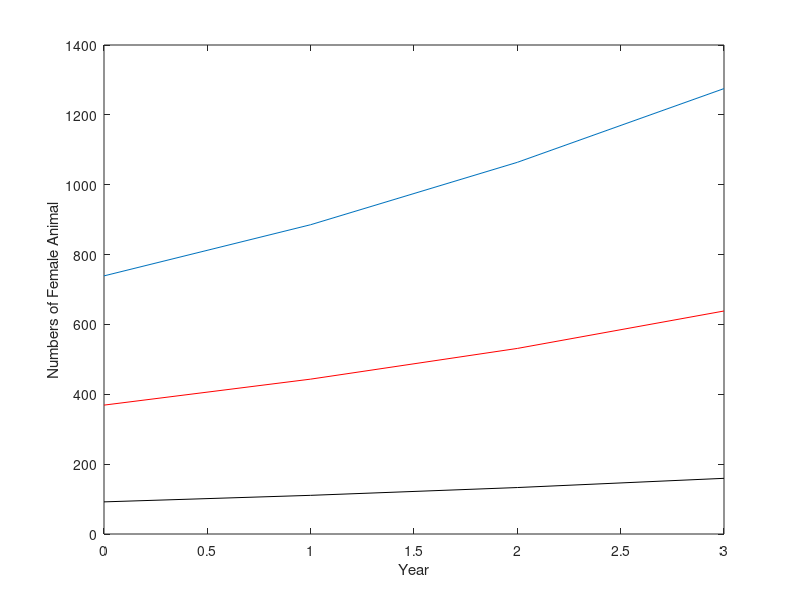

MATLAB code for this plot:
clear;clc;

L=[0 2.3 0.4;
   0.6 0 0;
   0 0.3 0];
x=[739 369 92]';
t=0:3;
y1=L*x;
y2=L*y1;
y3=L*y2;
figure(2);clf;
plot(t,[x(1) y1(1) y2(1) y3(1)]);
hold on;
plot(t,[x(2) y1(2) y2(2) y3(2)],'r');
plot(t,[x(3) y1(3) y2(3) y3(3)],'k');
xlabel('Year');
ylabel('Numbers of Female Animal');

